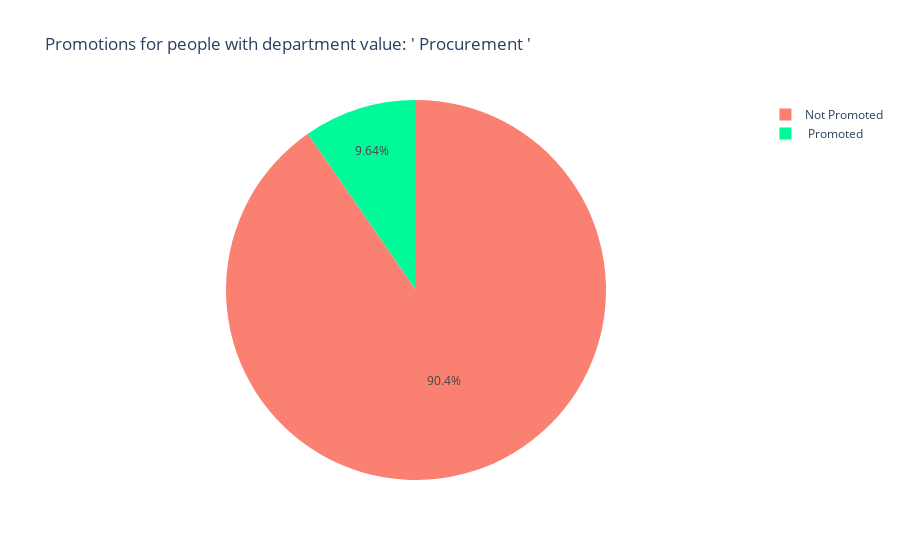

Notebook code for this chart:
### Markdown cell above
Number of trainings, department, education

### Code cell
column_name = "department"

labels = ["Not Promoted", " Promoted"]
values = list(df[(df[column_name] == employee_data[column_name])]["is_promoted"].value_counts())


trace = go.Pie(labels = labels,
                values = values,
                direction = "clockwise",
                marker = {
                    "colors" : ["salmon", "mediumspringgreen"]
                })
                
data = [trace]
layout = go.Layout(title = "Promotions for people with " +  dict_of_column_names[column_name].lower() + " value: \' " + str(employee_data[column_name]) + " \'")
fig = go.Figure(data = data, layout = layout)
fig.show()

### Figure 1 — Plotly figure (JSON) as saved in the notebook; plotly's stock layout.template omitted (floating-point values rounded to 4 significant figures)
{"data": [{"direction": "clockwise", "labels": ["Not Promoted", " Promoted"], "marker": {"colors": ["salmon", "mediumspringgreen"]}, "type": "pie", "values": [6450, 688]}], "layout": {"title": {"text": "Promotions for people with department value: ' Procurement '"}}}
